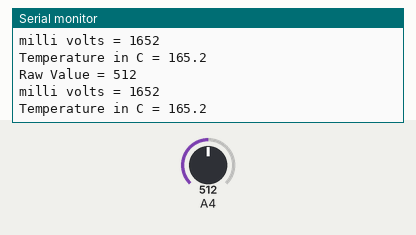
Simulated run of this sketch. Board: Arduino Mega 2560, built with avr-gcc and run on an emulated ATmega2560. Parts: the last lines printed to the serial monitor. The test bench sets the inputs (shaded band); at power-on: A4 = 512.

Above: at 1.3 s.
1.4 s: A4 set to 716
At 1.81 s:
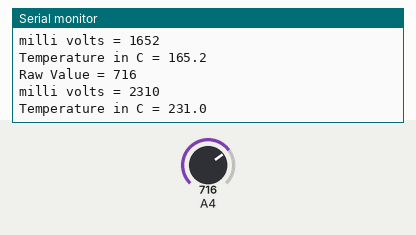
2.9 s: A4 set to 900
At 3.32 s:
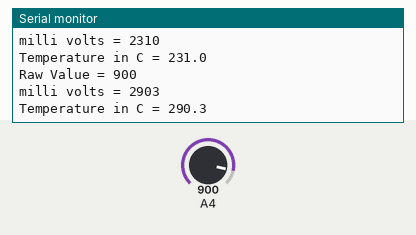
Timing chart, 0 to 5.9 s (numbered marks = the images above; inputs shaded):
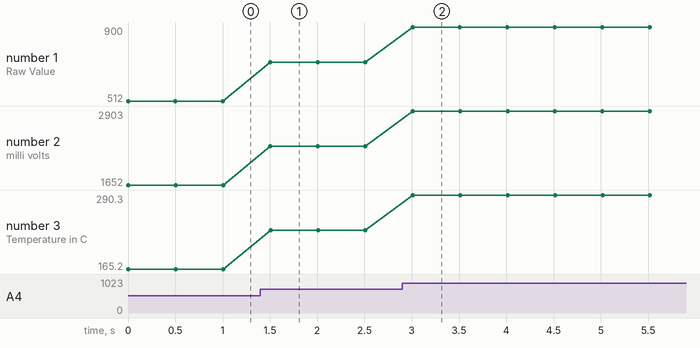

Measured:
- after the input at 1.4 s, the serial monitor: prints a new line after 0.10 s (image 1)
- after the input at 2.9 s, the serial monitor: prints a new line after 0.11 s (image 2)
- plotted number 1: 512 → 716 after the input at 1.4 s, 716 → 900 after the input at 2.9 s
- plotted number 2: 1652 → 2310 after the input at 1.4 s, 2310 → 2903 after the input at 2.9 s
- plotted number 3: 165.2 → 231 after the input at 1.4 s, 231 → 290.3 after the input at 2.9 s

The sketch:

07_LM35_02_.ino
```cpp
const int analogIn = 36;

int RawValue= 0;
double Voltage = 0;
double tempC = 0;
double tempF = 0;

void setup(){
Serial.begin(115200);
}

void loop(){
  RawValue = analogRead(analogIn);
  Voltage = (RawValue / 1023.0) * 3300; // 5000 to get millivots.
//  Voltage = (RawValue * (3300/1023));
  tempC = Voltage * 0.1;
//  tempF = (tempC * 1.8) + 32; // conver to F
  Serial.print("Raw Value = " ); // shows pre-scaled value
  Serial.print(RawValue);
  Serial.print("\n");
  Serial.print("milli volts = "); // shows the voltage measured
  Serial.print(Voltage,0); //
  Serial.print("\n");
  Serial.print("Temperature in C = ");
  Serial.print(tempC,1);
  Serial.print("\n");
//  Serial.print("\t Temperature in F = ");
//  Serial.println(tempF,1);
  delay(500);
}
```
